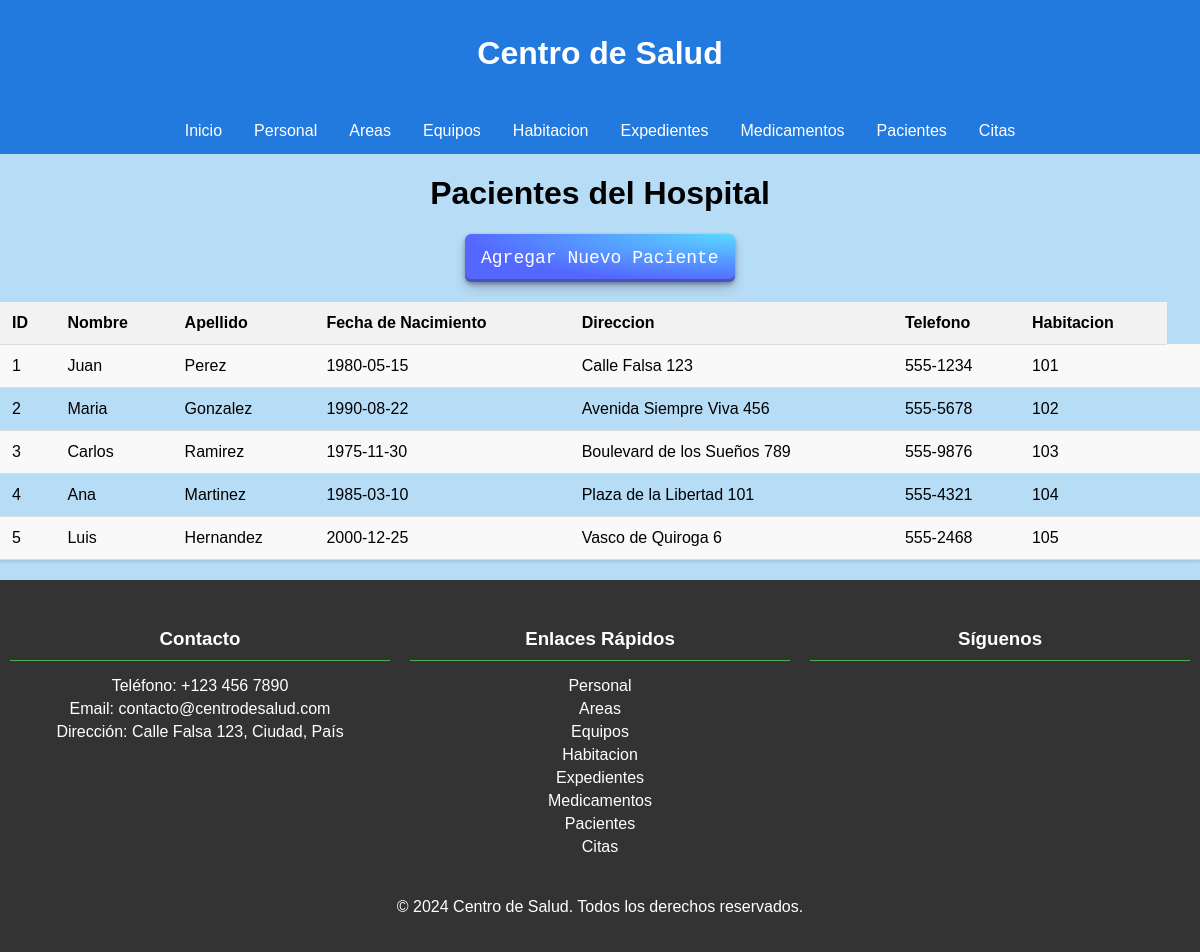
Page /pacientes.php on the committed database.
### tables this page shows
CREATE TABLE Pacientes (
    id_paciente INT AUTO_INCREMENT PRIMARY KEY,
    nombre VARCHAR(100),
    apellido VARCHAR(100),
    fecha_nacimiento DATE,
    direccion VARCHAR(255),
    telefono VARCHAR(20),
    id_cama INT,
    FOREIGN KEY (id_cama) REFERENCES Camas(id_cama)
);

CREATE TABLE Habitaciones (
    id_habitacion INT AUTO_INCREMENT PRIMARY KEY,
    numero INT,
    tipo VARCHAR(50),
    estado VARCHAR(50),
    costo DECIMAL(10, 2),
    id_area INT,
    FOREIGN KEY (id_area) REFERENCES Areas(id_area)
);

### pacientes.php (the view, shortened to what this page needs)
<!DOCTYPE html>
<html lang="en">
<head>
    <link rel="stylesheet" href="css/style.css">
</head>
<body>
    <h1>Pacientes del Hospital</h1>
    <a class="button-29" href="agregar_paciente.php">Agregar Nuevo Paciente</a>
    <?php
    include 'includes/conexion.php';
    $sql = "SELECT
    pacientes.id_paciente,
    pacientes.nombre,
    pacientes.apellido,
    pacientes.fecha_nacimiento,
    pacientes.direccion,
    pacientes.telefono,
    habitaciones.numero AS numero_habitacion
    FROM
    camas c
    JOIN
    pacientes ON c.id_cama = pacientes.id_cama
    JOIN
    habitaciones ON c.id_habitacion = habitaciones.id_habitacion
    WHERE
    c.id_cama = pacientes.id_cama;";
    $resultado = $conn->query($sql);
    if ($resultado->num_rows > 0) {
        echo "<table>";
        echo "<tr><th>ID</th><th>Nombre</th><th>Apellido</th><th>Fecha de Nacimiento</th><th>Direccion</th><th>Telefono</th><th>Habitacion</th></tr>";
        while($fila = $resultado->fetch_assoc()) {
                echo "<tr>";
                echo "<td>" . htmlspecialchars($fila["id_paciente"]) . "</td>";
                echo "<td>" . htmlspecialchars($fila["nombre"]) . "</td>";
                echo "<td>" . htmlspecialchars($fila["apellido"]) . "</td>";
                echo "<td>" . htmlspecialchars($fila["fecha_nacimiento"]) . "</td>";
                echo "<td>" . htmlspecialchars($fila["direccion"]) . "</td>";
                echo "<td>" . htmlspecialchars($fila["telefono"]) . "</td>";
                echo "<td>" . htmlspecialchars($fila["numero_habitacion"]) . "</td>";
                echo "<td>";
                echo "</td>";
                echo "</tr>";
        }
        echo "</table>";
    } else {
        echo "No se encontraron resultados";
    }
    ?>
</body>
</html>

### css/style.css (style rules this page uses)
body { display: flex; flex-direction: column; min-height: 100vh; justify-content: center; align-items: center; font-family: Arial, sans-serif; background-color: #b7dcf5; margin: 0; }
header { width: 100%; background-color: #227adf; }
header h1 { color: white; text-align: center; padding: 14px 16px; }
header nav { display: flex; justify-content: center; }
header ul { list-style-type: none; margin: 0; padding: 0; display: flex; }
header ul li { float: left; }
header ul li a { display: block; color: white; text-align: center; padding: 14px 16px; text-decoration: none; }
footer { width: 100%; background-color: #333; color: white; padding: 20px 0; text-align: center; }
footer .container { display: flex; flex-wrap: wrap; justify-content: space-around; max-width: 1366px; margin: 0 auto; }
footer .column { flex: 1; margin: 10px; min-width: 200px; }
footer h3 { border-bottom: 1px solid #4CAF50; padding-bottom: 10px; margin-bottom: 10px; }
footer ul { list-style-type: none; padding: 0; }
footer ul li { margin: 5px 0; }
footer ul li a { color: white; text-decoration: none; }
.button-29 { align-items: center; appearance: none; background-image: radial-gradient(100% 100% at 100% 0, #5adaff 0, #5468ff 100%); border: 0; border-radius: 6px; box-shadow: rgba(45, 35, 66, .4) 0 2px 4px, rgba(45, 35, 66, .3) 0 7px 13px -3px, rgba(58, 65, 111, .5) 0 -3px 0 inset; box-sizing: border-box; color: #fff; cursor: pointer; display: inline-flex; font-family: "JetBrains Mono", monospace; height: 48px; justify-content: center; line-height: 1; list-style: none; overflow: hidden; padding-left: 16px; padding-right: 16px; position: relative; text-align: left; text-decoration: none; transition: box-shadow .15s, transform .15s; user-select: none; -webkit-user-select: none; touch-action: manipulation; white-space: nowrap; will-change: box-shadow, transform; font-size: 18px; }
table { width: 100%; border-collapse: collapse; margin: 20px 0; box-shadow: 0 2px 3px rgba(0, 0, 0, 0.1); }
table th, table td { padding: 12px; text-align: left; border-bottom: 1px solid #ddd; }
table th { background-color: #f2f2f2; }
table tr:nth-child(even) { background-color: #f9f9f9; }

### rows in the picture
pacientes: id_paciente "1", nombre "Juan", apellido "Perez", fecha_nacimiento "1980-05-15", direccion "Calle Falsa 123", telefono "555-1234", habitaciones.numero "101"
pacientes: id_paciente "2", nombre "Maria", apellido "Gonzalez", fecha_nacimiento "1990-08-22", direccion "Avenida Siempre Viva 456", telefono "555-5678", habitaciones.numero "102"
pacientes: id_paciente "3", nombre "Carlos", apellido "Ramirez", fecha_nacimiento "1975-11-30", direccion "Boulevard de los Sueños 789", telefono "555-9876", habitaciones.numero "103"
pacientes: id_paciente "4", nombre "Ana", apellido "Martinez", fecha_nacimiento "1985-03-10", direccion "Plaza de la Libertad 101", telefono "555-4321", habitaciones.numero "104"
pacientes: id_paciente "5", nombre "Luis", apellido "Hernandez", fecha_nacimiento "2000-12-25", direccion "Vasco de Quiroga 6", telefono "555-2468", habitaciones.numero "105"
